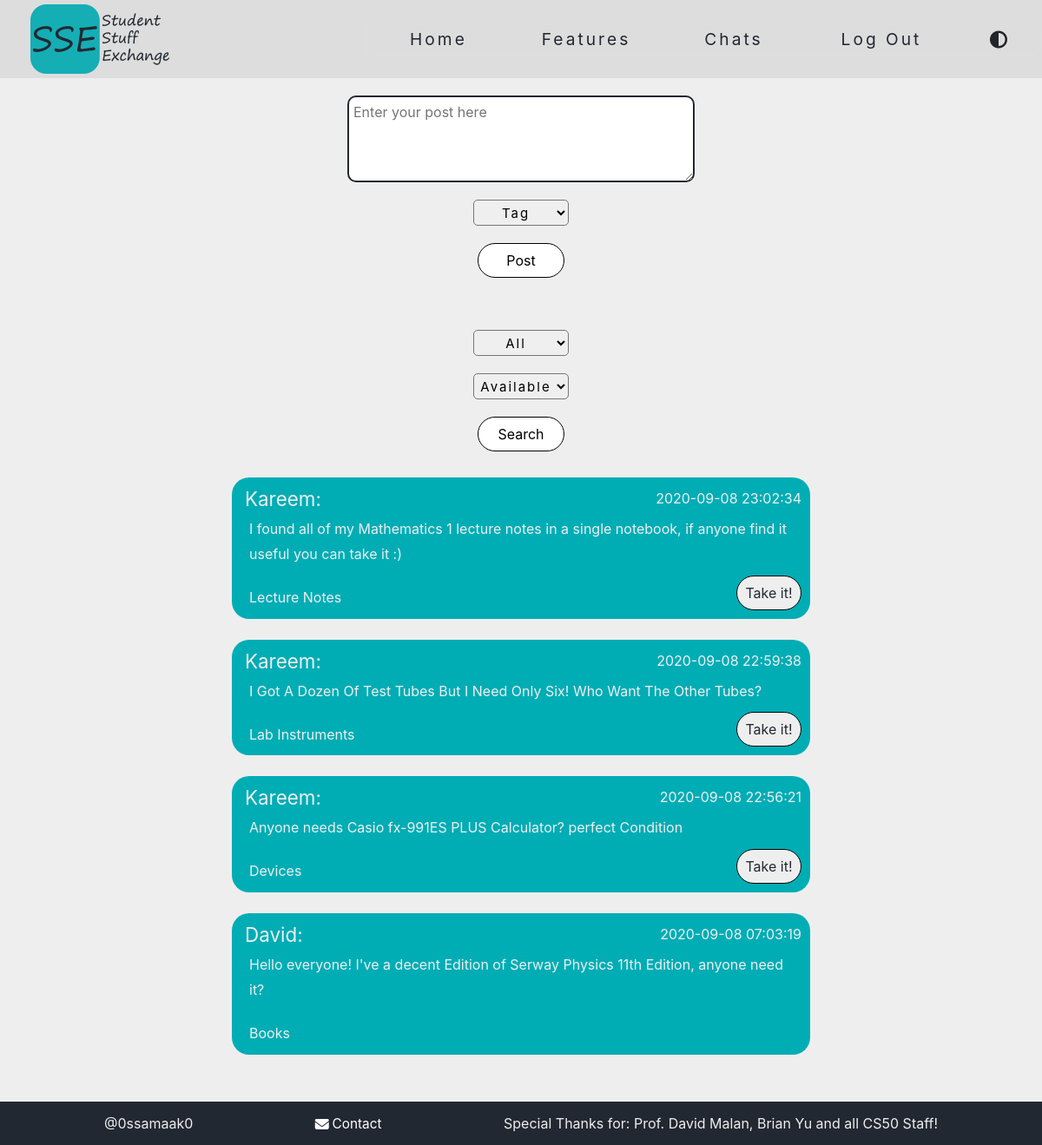
Screenshot of /home (signed in) with the database file from the repository.
### tables this page shows
CREATE TABLE posts (post_id INTEGER PRIMARY KEY AUTOINCREMENT NOT NULL, post TEXT, poster INTEGER, receiver INTEGER, state INTEGER DEFAULT 0,date DATETIME, tag TEXT, FOREIGN KEY(poster) REFERENCES users(id), FOREIGN KEY (receiver) REFERENCES users(user_id));

CREATE TABLE 'users' ('user_id' INTEGER PRIMARY KEY AUTOINCREMENT NOT NULL, 'username' TEXT NOT NULL, 'hash' TEXT NOT NULL, 'theme' NUMERIC NOT NULL DEFAULT 0.0);

### app.py (the view)
@app.route("/home", methods = ["POST", "GET"])
@login_required
def home():
    state = 0
    tag = "All"
    if session["state"]:
        state = session["state"]
    if session["tag"]:
        tag = session["tag"]
    print(state)
    print(session["state"])
    if request.method == "GET":
        if tag == "All" and state == "All":
            post_data_list =  listify(db.execute("SELECT post_id, post, poster, username, date, tag, state FROM posts JOIN users ON posts.poster = users.user_id ORDER BY date DESC"))
        elif tag == "All":
            post_data_list =  listify(db.execute("SELECT post_id, post, poster, username, date, tag, state FROM posts JOIN users ON posts.poster = users.user_id WHERE state = :state ORDER BY date DESC", {"state":state}))
        elif state == "All":
            post_data_list =  listify(db.execute("SELECT post_id, post, poster, username, date, tag, state FROM posts JOIN users ON posts.poster = users.user_id WHERE tag = :tag ORDER BY date DESC", {"tag":tag}))
        else:
            post_data_list =  listify(db.execute("SELECT post_id, post, poster, username, date, tag, state FROM posts JOIN users ON posts.poster = users.user_id WHERE state = :state AND tag = :tag ORDER BY date DESC", {"state":state, "tag":tag}))
        username = listify(db.execute("SELECT username FROM users WHERE user_id = :user_id" ,{"user_id":session["user_id"]}))[0]["username"]
        connect.commit()
        return render_template("home.html", username = username, user_id = session['user_id'],  post_list = post_data_list, tags = tags, selected_tag = tag, selected_state = state, message = session["message"])
    else:
        session["tag"] = request.form.get("tag")
        session["state"] = request.form.get("state")
        return redirect("/home")

### app.py (called while the page is built)
@app.after_request
def after_request(response):
    response.headers["Cache-Control"] = "no-cache, no-store, must-revalidate"
    response.headers["Expires"] = 0
    response.headers["Pragma"] = "no-cache"
    return response

def listify (obj):
    keys = []
    lis = []
    for i, n in enumerate(db.description):
        keys.append(n[0])
    for item in obj:
        lis.append({keys[i]: item[i] for i in range(len(item))})
    return lis

### login_required.py (called while the page is built)
def login_required(f):
    @wraps(f)
    def decorated_function(*args, **kwargs):
        if session.get("user_id") is None:
            return redirect("/login")
        return f(*args, **kwargs)
    return decorated_function

### templates/home.html (shortened to what this page needs)
{% extends "layout.html" %}
{% block body %}
<div class="post d-flex flex-column justify-content-center align-items-center">
<form action="/post" method="POST">
    <div class="postNtag" class="row container">
    <div class="col-12 d-flex justify-content-center">
        <textarea class="post-text" autocomplete="off" name="post" placeholder="Enter your post here"></textarea>
    </div>
    <div class="col-12 d-flex justify-content-center">
    <select name="tag">
        <option value="None" disabled selected>Tag</option>
    </select>
    </div>
    <div class="col-12 d-flex justify-content-center">
        <button class="post-btn" type="submit">Post</button>
    </div>
    <div class="col-12 d-flex justify-content-center"><br>{{message}}</div>
    </div>
</form>
    <form class="search" action="/home" method="POST" class="">
        <div class="postNtag sec" class="row container">
            <div class="col-12 d-flex justify-content-center">
    <select name="tag">
        <option value="All">All</option>
    </select>
</div>
<div class="col-12 d-flex justify-content-center avl">
    <br>
    <select name="state">
        {% if selected_state == "0"%}
        <option value="0" selected>Available</option>
        {% else %}
        <option value="0">Available</option>
        {% endif %}
    </select>
</div>
<div class="col-12 d-flex justify-content-center">
    <button class="post-btn" type="submit">Search</button>
</div>
</div>
</form>
    </div>
{% for post in post_list%}
<div class="d-flex flex-column align-items-center container">
    <div class="full-post">
    <div class="top-post">
        <div><span class="name-span">{{post["username"]}}:</span></div>
        <div><span class="date-span">{{post["date"]}}</span></div>
    </div>
    <div class="bot-post">
        <div><span class="post-span">{{post["post"]}}</span></div>
        <div><span class="tag-span">{{post["tag"]}}</span></div>
        {% if user_id != post["poster"] %}
        {% if post["state"] == 0 %}
        <div class="post-take align-self-center">
            <form action="/take" method="POST">
                <button class="home-btn" type="submit" value={{post["post_id"]}} name="take_btn">Take it!</button>
            </form>
            {% elif post["state"] == 1 %}
            <div class="post-take align-self-center">
            <form action="/take" method="POST">
                <button class="home-btn disabled" type="submit" value={{post["post_id"]}} name="take_btn" disabled>Taken!</button>
            </form>
            {% endif %}
            {% endif %}
        </div>
    </div>
    </div>
</div>
<br>
{% endfor %}
{% endblock %}

### templates/layout.html (shortened to what this page needs)
<!DOCTYPE html>
<html lang="en">
<head>
    <link rel="stylesheet" href="https://stackpath.bootstrapcdn.com/bootstrap/4.5.2/css/bootstrap.min.css">
    {% if session["theme"] == 0%}
    <link rel="stylesheet" href="/static/styles-light.css">
    {% elif session["theme"] == 1%}
    <link rel="stylesheet" href="/static/styles-dark.css">
    {% else %}
    <link rel="stylesheet" href="/static/styles-light.css">
    {% endif %}
</head>
<body>
    <main>
    <nav class="">
        <div class="nav d-lg-flex d-md-flex d-sm-block align-items-center justify-content-md-between justify-content-center">
        <div id="logo" class="d-flex justify-content-between align-items-center">
            <a href="/"><img id="logo-img" src="/static/logo-lg.png"></a>
        </div>
        <ul id="nav-items" class="d-flex justify-content-around justify-content-md-around flex-column flex-md-row align-items-center">
            {% if session["user_id"]%}
            <li class="d-inline"><a href="/home">Home</a></li>
            <li class="d-inline"><a href="/">Features</a></li>
            <li class="d-inline"><a href="/chats">Chats</a></li>
            <li class="d-inline"><a href="/logout">Log Out</a></li>
                <form action="/theme" method="POST" class="theme">
                    {% if session["theme"] == 0%}
                    <button class="theme-btn" value="dark" type="submit" name="change"><span class="fa fa-adjust fa-lg"></span></button>
                    {% elif session["theme"] == 1%}
                    <button class="theme-btn" value="light" type="submit" name="change"><span class="fa fa-adjust fa-lg"></span></button>
                    {% endif %}
                </form>
            {% else %}
            <li class="d-inline"><a href="/">Features</a></li>
            <li class="d-inline"><a href="/login">Login</a></li>
            <li class="d-inline"><a href="/register">Register</a></li>
            {% endif %}
            </ul>
        </div>
    </nav>
        {% block body %}
        {% endblock %}
    </main>
    <footer>
        <div class="d-flex align-items-center justify-content-between footer-div">
            <div>
                <span>@0ssamaak0</span>
            </div>
            <div>
                <a class="feedback" href = "mailto:0ssamaak0@gmail.com?">
                <span>Contact</span>
            </a>
            </div>
            <div>
                <span>Special Thanks for: Prof. David Malan, Brian Yu and all CS50 Staff!</span>
            </div>
        </div>
    </footer>
</body>
</html>

### static/styles-light.css (style rules this page uses)
:root { --backgroundcolor-light: #eeeeee; --navbar-backgroundcolor-light: #eeeeee; --text-color-light: #222831; --text-imp-color-light: #00adb5; --text-imp-color-darker-light: #26797e; --panel-color: #393e46; --font-main:font-family: 'Unica One', cursive; }
* { box-sizing: border-box; margin: 0; padding: 0; text-decoration: none; transition: 0.4s cubic-bezier(.51,.92,.24,1.15); }
body { background-color: var(--backgroundcolor-light); }
main { min-height: calc(100vh - 80px); }
nav div.nav { backdrop-filter: blur(2px); -webkit-backdrop-filter: blur(2px); background: #dddddd; }
#logo img { height: 80px; width: 162px; margin: 5px 35px; }
#nav-items { background: none; backdrop-filter: blur(2px); -webkit-backdrop-filter: blur(2px); margin: 0; width: 100%; }
#nav-items li { backdrop-filter: blur(2px); -webkit-backdrop-filter: blur(2px); width: 100%; text-align: center; }
#nav-items li a { color: var(--text-color-light); font-family: var(--font-main); text-decoration: none; padding: 10px; font-size: 1.2em; letter-spacing: 3px; border-radius: 15px; }
form.theme { background: none; height: 100%; }
.theme-btn { background: none; color: var(--backgroundcolor-dark); margin-top: 0; }
@media (min-width: 767px) { #nav-items { width: 65%; } }
div.container span { line-height: 180%; font-size: 2em; }
form > div { margin-top: 20px; }
form button { border: none; height: 40px; width: 100px; border-radius: 20px; margin-top: 20px; }
.postNtag { height: 250px; margin-top: 20px; }
.postNtag.sec { height: 170px; }
.post-text { padding:5px; border: var(--text-color-light) 2px solid; border-radius: 10px; width: 400px; height: 100px; max-width: 400px; max-height: 100px; margin-bottom: 20px; }
select { font-size: 15px; letter-spacing: 2px; width: 110px; height: 30px; text-align: center; border-radius: 5px; }
div .home-btn { background: var(--backgroundcolor-light); color: var(--text-color-light); width: 75px; border: #000000 1px solid }
form.search { width: 50%; }
button.post-btn { background: #ffffff; border: #000000 1px solid; }
.avl { margin-top: 20px; }
div.full-post { background: var(--text-imp-color-light); padding: 20px; color: var(--backgroundcolor-light); width: 60%; border-radius: 20px; position: relative; }
div.top-post { margin-bottom: 25px; }
div.full-post .name-span { position: absolute; margin: 5px 15px; font-size: 1.4em; top: 0; left: 0; }
div.full-post .date-span { position: absolute; margin: 10px; font-size: 1em; top: 0; right: 0; }
div.bot-post { text-align: start; margin-bottom: 40px; }
div.full-post .post-span { font-size: 1em; }
div.full-post .tag-span { font-size: 1em; position: absolute; margin: 10px 20px; bottom: 0; left: 0; }
div.full-post .post-take { margin: 10px; position: absolute; bottom: 0; right: 0; }
.feedback { text-decoration: none; font-size: 0.8em; }
footer { margin-top: 30px; height: 50px; background: var(--text-color-light); color: var(--backgroundcolor-light); }
footer .footer-div { height: 100%; margin: auto; width:80% }
footer a span { text-decoration: none; color: #ffffff; font-size: 1.2em; }

### rows the page displays
posts: username "Kareem", date "2020-09-08 23:02:34", post "I found all of my Mathematics 1 lecture notes in a single notebook, if anyone find it useful you can take it :)", tag "Lecture Notes", {{ post["post_id"] }} 10 (drawn)
posts: username "Kareem", date "2020-09-08 22:59:38", post "I Got A Dozen Of Test Tubes But I Need Only Six! Who Want The Other Tubes?", tag "Lab Instruments", {{ post["post_id"] }} 9 (drawn)
posts: username "Kareem", date "2020-09-08 22:56:21", post "Anyone needs Casio fx-991ES PLUS Calculator? perfect Condition", tag "Devices", {{ post["post_id"] }} 6 (drawn)
posts: username "David", date "2020-09-08 07:03:19", post "Hello everyone! I've a decent Edition of Serway Physics 11th Edition, anyone need it?", tag "Books"
